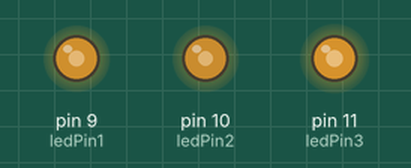
The sketch below on a simulated Arduino Uno, built with avr-gcc and run on an emulated ATmega328P. On the bench: output pins drawn as LEDs (lit = HIGH). Random numbers use the default seed unless the sketch sets one.

Above: at 0.15 s.
At 3.45 s:
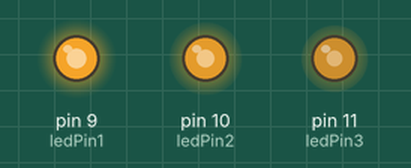
At 7.61 s:
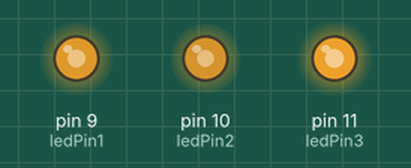
At 12.9 s:
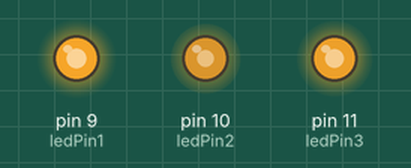
At 20.56 s:
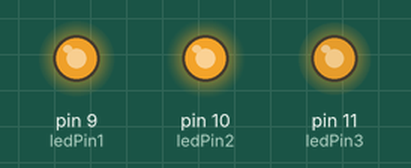
At 39.93 s:
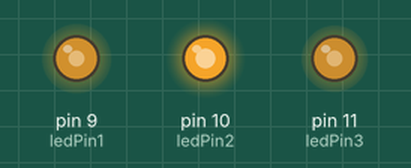
Timing chart, 0 to 40.0 s (numbered marks = the images above):
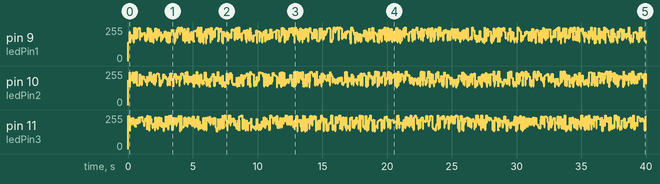

The sketch:

Fire_simulator.ino
```cpp
/* LED Fire Effect
   Uses two amber and one red LED to simulate fire
   From the instructables.com web site, slightly modified
*/

int ledPin1 =  9;
int ledPin2 = 10;
int ledPin3 = 11;

void setup()
{
pinMode(ledPin1, OUTPUT);
pinMode(ledPin2, OUTPUT);
pinMode(ledPin3, OUTPUT);
}

void loop()
{
analogWrite(ledPin1, random(135, 255));
analogWrite(ledPin2, random(135, 255));
analogWrite(ledPin3, random(135, 255));
delay(random(1, 100));
}
```
